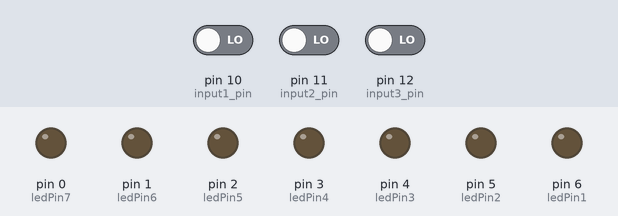
The sketch below on a simulated Arduino Uno, built with avr-gcc and run on an emulated ATmega328P. On the bench: output pins drawn as LEDs (lit = HIGH). The test bench sets the inputs (shaded band); at power-on: pin 10 (input1_pin) LOW, pin 12 (input3_pin) LOW, pin 11 (input2_pin) LOW.

Above: at 1.2 s.
1.3 s: pin 10 (input1_pin) driven HIGH
At 2.0 s:
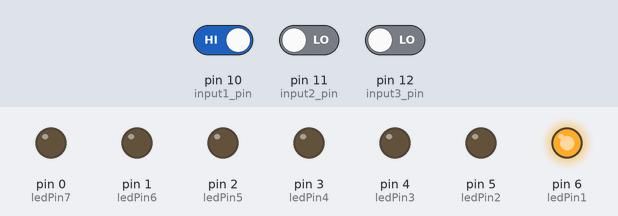
At 3.6 s:
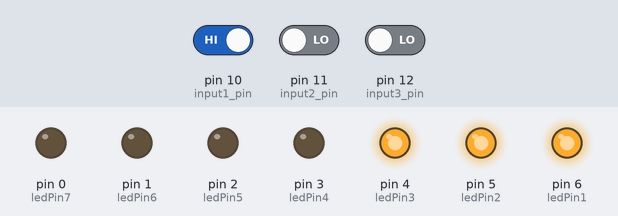
7.3 s: pin 12 (input3_pin) driven HIGH
At 10.1 s:
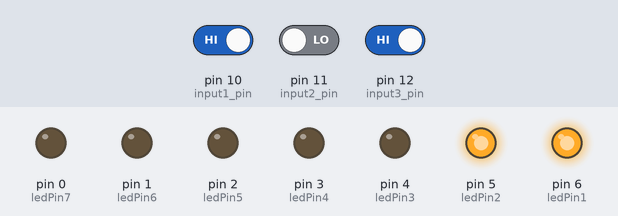
Timing chart, 0 to 15.8 s (numbered marks = the images above; inputs shaded):
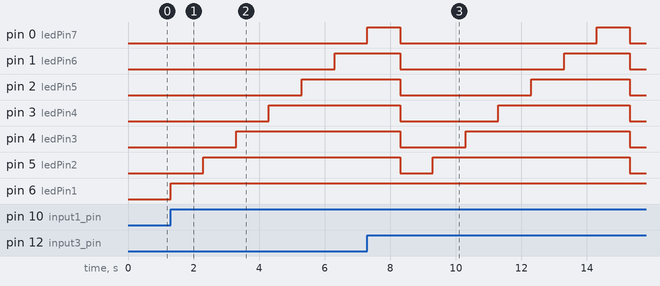

Measured:
- after the input at 1.3 s, pin 1 (ledPin6): LOW → HIGH after 5.0 s; pin 2 (ledPin5): LOW → HIGH after 4.0 s; pin 3 (ledPin4): LOW → HIGH after 3.0 s; pin 4 (ledPin3): LOW → HIGH after 2.0 s; pin 5 (ledPin2): LOW → HIGH after 1.0 s
- after the input at 7.3 s, pin 1 (ledPin6): HIGH → LOW after 1.0 s, → HIGH 5.0 s later, → LOW 2.0 s later; pin 2 (ledPin5): HIGH → LOW after 1.0 s, → HIGH 4.0 s later, → LOW 3.0 s later
- by itself, pin 0 (ledPin7): alternates HIGH for 1.0 s and LOW for 6.0 s

The sketch:

sketch_oct06a.ino
```cpp
const int ledPin1 = 6;
const int ledPin2 = 5;
const int ledPin3 = 4;
const int ledPin4 = 3;
const int ledPin5 = 2;
const int ledPin6 = 1;
const int ledPin7 = 0;

const int input1_pin = 10;
const int input2_pin = 11;
const int input3_pin = 12;


void setup() {
  // put your setup code here, to run once:
  pinMode(ledPin1,OUTPUT);
  pinMode(ledPin2,OUTPUT);
  pinMode(ledPin3,OUTPUT);
  pinMode(ledPin4,OUTPUT);
  pinMode(ledPin5,OUTPUT);
  pinMode(ledPin6,OUTPUT);
  pinMode(ledPin7,OUTPUT);

  pinMode(input1_pin,INPUT);
  pinMode(input2_pin,INPUT);
  pinMode(input3_pin,INPUT);
}

void loop() {
  // put your main code here, to run repeatedly:
  if(digitalRead(input1_pin)==HIGH){
    digitalWrite(ledPin1,HIGH);
    delay(1000);
    digitalWrite(ledPin2,HIGH);
    delay(1000);
    digitalWrite(ledPin3,HIGH);
    delay(1000);
    digitalWrite(ledPin4,HIGH);
    delay(1000);
    digitalWrite(ledPin5,HIGH);
    delay(1000);
    digitalWrite(ledPin6,HIGH);
    delay(1000);
    digitalWrite(ledPin7,HIGH);
    delay(1000);
    }
    if(digitalRead(input2_pin)==HIGH){
    digitalWrite(ledPin7,HIGH);
    delay(1000);
    digitalWrite(ledPin6,HIGH);
    delay(1000);
    digitalWrite(ledPin5,HIGH);
    delay(1000);
    digitalWrite(ledPin4,HIGH);
    delay(1000);
    digitalWrite(ledPin3,HIGH);
    delay(1000);
    digitalWrite(ledPin2,HIGH);
    delay(1000);
    digitalWrite(ledPin1,HIGH);
    delay(1000);
    }
    if(digitalRead(input3_pin)==HIGH){
    digitalWrite(ledPin1,LOW);
    digitalWrite(ledPin2,LOW);
    digitalWrite(ledPin3,LOW);
    digitalWrite(ledPin4,LOW);
    digitalWrite(ledPin5,LOW);
    digitalWrite(ledPin6,LOW);
    digitalWrite(ledPin7,LOW);
    }
}
```
